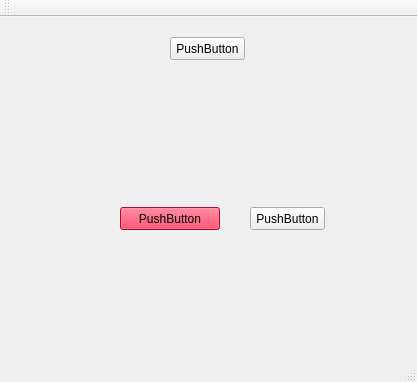
<?xml version="1.0" encoding="UTF-8"?>
<ui version="4.0">
 <class>MainWindow</class>
 <widget class="QMainWindow" name="MainWindow">
  <property name="enabled">
   <bool>true</bool>
  </property>
  <property name="geometry">
   <rect>
    <x>0</x>
    <y>0</y>
    <width>417</width>
    <height>382</height>
   </rect>
  </property>
  <property name="windowTitle">
   <string>MainWindow</string>
  </property>
  <property name="autoFillBackground">
   <bool>true</bool>
  </property>
  <property name="styleSheet">
   <string notr="true"/>
  </property>
  <property name="tabShape">
   <enum>QTabWidget::Rounded</enum>
  </property>
  <widget class="QWidget" name="centralWidget">
   <widget class="QPushButton" name="pushButton">
    <property name="geometry">
     <rect>
      <x>170</x>
      <y>20</y>
      <width>75</width>
      <height>23</height>
     </rect>
    </property>
    <property name="text">
     <string>PushButton</string>
    </property>
   </widget>
   <widget class="QPushButton" name="pushButton_2">
    <property name="geometry">
     <rect>
      <x>120</x>
      <y>190</y>
      <width>100</width>
      <height>23</height>
     </rect>
    </property>
    <property name="palette">
     <palette>
      <active>
       <colorrole role="WindowText">
        <brush brushstyle="SolidPattern">
         <color alpha="255">
          <red>0</red>
          <green>0</green>
          <blue>0</blue>
         </color>
        </brush>
       </colorrole>
       <colorrole role="Button">
        <brush brushstyle="SolidPattern">
         <color alpha="255">
          <red>255</red>
          <green>7</green>
          <blue>52</blue>
         </color>
        </brush>
       </colorrole>
       <colorrole role="Light">
        <brush brushstyle="SolidPattern">
         <color alpha="255">
          <red>255</red>
          <green>135</green>
          <blue>156</blue>
         </color>
        </brush>
       </colorrole>
       <colorrole role="Midlight">
        <brush brushstyle="SolidPattern">
         <color alpha="255">
          <red>255</red>
          <green>71</green>
          <blue>104</blue>
         </color>
        </brush>
       </colorrole>
       <colorrole role="Dark">
        <brush brushstyle="SolidPattern">
         <color alpha="255">
          <red>127</red>
          <green>3</green>
          <blue>26</blue>
         </color>
        </brush>
       </colorrole>
       <colorrole role="Mid">
        <brush brushstyle="SolidPattern">
         <color alpha="255">
          <red>170</red>
          <green>4</green>
          <blue>34</blue>
         </color>
        </brush>
       </colorrole>
       <colorrole role="Text">
        <brush brushstyle="SolidPattern">
         <color alpha="255">
          <red>0</red>
          <green>0</green>
          <blue>0</blue>
         </color>
        </brush>
       </colorrole>
       <colorrole role="BrightText">
        <brush brushstyle="SolidPattern">
         <color alpha="255">
          <red>255</red>
          <green>255</green>
          <blue>255</blue>
         </color>
        </brush>
       </colorrole>
       <colorrole role="ButtonText">
        <brush brushstyle="SolidPattern">
         <color alpha="255">
          <red>0</red>
          <green>0</green>
          <blue>0</blue>
         </color>
        </brush>
       </colorrole>
       <colorrole role="Base">
        <brush brushstyle="SolidPattern">
         <color alpha="255">
          <red>255</red>
          <green>255</green>
          <blue>255</blue>
         </color>
        </brush>
       </colorrole>
       <colorrole role="Window">
        <brush brushstyle="SolidPattern">
         <color alpha="255">
          <red>255</red>
          <green>7</green>
          <blue>52</blue>
         </color>
        </brush>
       </colorrole>
       <colorrole role="Shadow">
        <brush brushstyle="SolidPattern">
         <color alpha="255">
          <red>0</red>
          <green>0</green>
          <blue>0</blue>
         </color>
        </brush>
       </colorrole>
       <colorrole role="AlternateBase">
        <brush brushstyle="SolidPattern">
         <color alpha="255">
          <red>255</red>
          <green>131</green>
          <blue>153</blue>
         </color>
        </brush>
       </colorrole>
       <colorrole role="ToolTipBase">
        <brush brushstyle="SolidPattern">
         <color alpha="255">
          <red>255</red>
          <green>255</green>
          <blue>220</blue>
         </color>
        </brush>
       </colorrole>
       <colorrole role="ToolTipText">
        <brush brushstyle="SolidPattern">
         <color alpha="255">
          <red>0</red>
          <green>0</green>
          <blue>0</blue>
         </color>
        </brush>
       </colorrole>
      </active>
      <inactive>
       <colorrole role="WindowText">
        <brush brushstyle="SolidPattern">
         <color alpha="255">
          <red>0</red>
          <green>0</green>
          <blue>0</blue>
         </color>
        </brush>
       </colorrole>
       <colorrole role="Button">
        <brush brushstyle="SolidPattern">
         <color alpha="255">
          <red>255</red>
          <green>7</green>
          <blue>52</blue>
         </color>
        </brush>
       </colorrole>
       <colorrole role="Light">
        <brush brushstyle="SolidPattern">
         <color alpha="255">
          <red>255</red>
          <green>135</green>
          <blue>156</blue>
         </color>
        </brush>
       </colorrole>
       <colorrole role="Midlight">
        <brush brushstyle="SolidPattern">
         <color alpha="255">
          <red>255</red>
          <green>71</green>
          <blue>104</blue>
         </color>
        </brush>
       </colorrole>
       <colorrole role="Dark">
        <brush brushstyle="SolidPattern">
         <color alpha="255">
          <red>127</red>
          <green>3</green>
          <blue>26</blue>
         </color>
        </brush>
       </colorrole>
       <colorrole role="Mid">
        <brush brushstyle="SolidPattern">
         <color alpha="255">
          <red>170</red>
          <green>4</green>
          <blue>34</blue>
         </color>
        </brush>
       </colorrole>
       <colorrole role="Text">
        <brush brushstyle="SolidPattern">
         <color alpha="255">
          <red>0</red>
          <green>0</green>
          <blue>0</blue>
         </color>
        </brush>
       </colorrole>
       <colorrole role="BrightText">
        <brush brushstyle="SolidPattern">
         <color alpha="255">
          <red>255</red>
          <green>255</green>
          <blue>255</blue>
         </color>
        </brush>
       </colorrole>
       <colorrole role="ButtonText">
        <brush brushstyle="SolidPattern">
         <color alpha="255">
          <red>0</red>
          <green>0</green>
          <blue>0</blue>
         </color>
        </brush>
       </colorrole>
       <colorrole role="Base">
        <brush brushstyle="SolidPattern">
         <color alpha="255">
          <red>255</red>
          <green>255</green>
          <blue>255</blue>
         </color>
        </brush>
       </colorrole>
       <colorrole role="Window">
        <brush brushstyle="SolidPattern">
         <color alpha="255">
          <red>255</red>
          <green>7</green>
          <blue>52</blue>
         </color>
        </brush>
       </colorrole>
       <colorrole role="Shadow">
        <brush brushstyle="SolidPattern">
         <color alpha="255">
          <red>0</red>
          <green>0</green>
          <blue>0</blue>
         </color>
        </brush>
       </colorrole>
       <colorrole role="AlternateBase">
        <brush brushstyle="SolidPattern">
         <color alpha="255">
          <red>255</red>
          <green>131</green>
          <blue>153</blue>
         </color>
        </brush>
       </colorrole>
       <colorrole role="ToolTipBase">
        <brush brushstyle="SolidPattern">
         <color alpha="255">
          <red>255</red>
          <green>255</green>
          <blue>220</blue>
         </color>
        </brush>
       </colorrole>
       <colorrole role="ToolTipText">
        <brush brushstyle="SolidPattern">
         <color alpha="255">
          <red>0</red>
          <green>0</green>
          <blue>0</blue>
         </color>
        </brush>
       </colorrole>
      </inactive>
      <disabled>
       <colorrole role="WindowText">
        <brush brushstyle="SolidPattern">
         <color alpha="255">
          <red>127</red>
          <green>3</green>
          <blue>26</blue>
         </color>
        </brush>
       </colorrole>
       <colorrole role="Button">
        <brush brushstyle="SolidPattern">
         <color alpha="255">
          <red>255</red>
          <green>7</green>
          <blue>52</blue>
         </color>
        </brush>
       </colorrole>
       <colorrole role="Light">
        <brush brushstyle="SolidPattern">
         <color alpha="255">
          <red>255</red>
          <green>135</green>
          <blue>156</blue>
         </color>
        </brush>
       </colorrole>
       <colorrole role="Midlight">
        <brush brushstyle="SolidPattern">
         <color alpha="255">
          <red>255</red>
          <green>71</green>
          <blue>104</blue>
         </color>
        </brush>
       </colorrole>
       <colorrole role="Dark">
        <brush brushstyle="SolidPattern">
         <color alpha="255">
          <red>127</red>
          <green>3</green>
          <blue>26</blue>
         </color>
        </brush>
       </colorrole>
       <colorrole role="Mid">
        <brush brushstyle="SolidPattern">
         <color alpha="255">
          <red>170</red>
          <green>4</green>
          <blue>34</blue>
         </color>
        </brush>
       </colorrole>
       <colorrole role="Text">
        <brush brushstyle="SolidPattern">
         <color alpha="255">
          <red>127</red>
          <green>3</green>
          <blue>26</blue>
         </color>
        </brush>
       </colorrole>
       <colorrole role="BrightText">
        <brush brushstyle="SolidPattern">
         <color alpha="255">
          <red>255</red>
          <green>255</green>
          <blue>255</blue>
         </color>
        </brush>
       </colorrole>
       <colorrole role="ButtonText">
        <brush brushstyle="SolidPattern">
         <color alpha="255">
          <red>127</red>
          <green>3</green>
          <blue>26</blue>
         </color>
        </brush>
       </colorrole>
       <colorrole role="Base">
        <brush brushstyle="SolidPattern">
         <color alpha="255">
          <red>255</red>
          <green>7</green>
          <blue>52</blue>
         </color>
        </brush>
       </colorrole>
       <colorrole role="Window">
        <brush brushstyle="SolidPattern">
         <color alpha="255">
          <red>255</red>
          <green>7</green>
          <blue>52</blue>
         </color>
        </brush>
       </colorrole>
       <colorrole role="Shadow">
        <brush brushstyle="SolidPattern">
         <color alpha="255">
          <red>0</red>
          <green>0</green>
          <blue>0</blue>
         </color>
        </brush>
       </colorrole>
       <colorrole role="AlternateBase">
        <brush brushstyle="SolidPattern">
         <color alpha="255">
          <red>255</red>
          <green>7</green>
          <blue>52</blue>
         </color>
        </brush>
       </colorrole>
       <colorrole role="ToolTipBase">
        <brush brushstyle="SolidPattern">
         <color alpha="255">
          <red>255</red>
          <green>255</green>
          <blue>220</blue>
         </color>
        </brush>
       </colorrole>
       <colorrole role="ToolTipText">
        <brush brushstyle="SolidPattern">
         <color alpha="255">
          <red>0</red>
          <green>0</green>
          <blue>0</blue>
         </color>
        </brush>
       </colorrole>
      </disabled>
     </palette>
    </property>
    <property name="contextMenuPolicy">
     <enum>Qt::NoContextMenu</enum>
    </property>
    <property name="inputMethodHints">
     <set>Qt::ImhDialableCharactersOnly|Qt::ImhEmailCharactersOnly|Qt::ImhLatinOnly|Qt::ImhLowercaseOnly|Qt::ImhUppercaseOnly|Qt::ImhUrlCharactersOnly</set>
    </property>
    <property name="text">
     <string>PushButton</string>
    </property>
    <property name="autoDefault">
     <bool>true</bool>
    </property>
    <property name="default">
     <bool>false</bool>
    </property>
   </widget>
   <widget class="QPushButton" name="pushButton_3">
    <property name="geometry">
     <rect>
      <x>250</x>
      <y>190</y>
      <width>75</width>
      <height>23</height>
     </rect>
    </property>
    <property name="text">
     <string>PushButton</string>
    </property>
   </widget>
  </widget>
  <widget class="QMenuBar" name="menuBar">
   <property name="geometry">
    <rect>
     <x>0</x>
     <y>0</y>
     <width>417</width>
     <height>21</height>
    </rect>
   </property>
  </widget>
  <widget class="QToolBar" name="mainToolBar">
   <attribute name="toolBarArea">
    <enum>TopToolBarArea</enum>
   </attribute>
   <attribute name="toolBarBreak">
    <bool>false</bool>
   </attribute>
  </widget>
  <widget class="QStatusBar" name="statusBar"/>
 </widget>
 <layoutdefault spacing="6" margin="11"/>
 <resources/>
 <connections/>
</ui>
